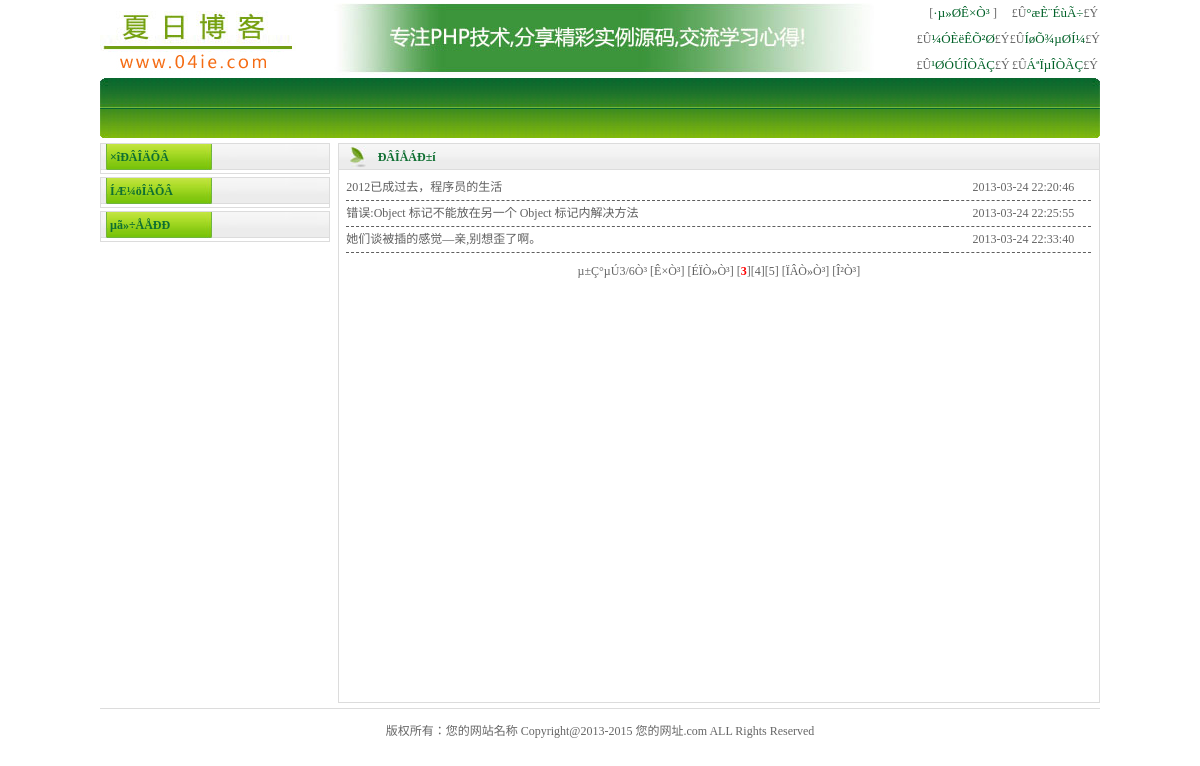
Screenshot of /Art_List.php?cid=3&page=3 with the database file from the repository.
### tables this page shows
CREATE TABLE `newscontent` (
  `newsid` int(4) NOT NULL auto_increment COMMENT '文章ID',
  `newstypeid` int(4) NOT NULL COMMENT '类型ID',
  `newstitle` varchar(100) NOT NULL COMMENT '文章标题',
  `keywords` varchar(225) default NULL COMMENT '文章关键词',
  `description` text COMMENT '文章描述',
  `newspic` varchar(100) default NULL COMMENT '文章图片',
  `hits` int(11) default '1' COMMENT '文章点击数',
  `is_hot` int(4) default NULL COMMENT '是否推荐',
  `is_top` int(4) default NULL COMMENT '是否置顶',
  `content` text,
  `newspath` varchar(100) NOT NULL,
  `newssource` varchar(100) NOT NULL,
  `newstime` datetime NOT NULL,
  PRIMARY KEY  (`newsid`),
  KEY `newstypeid` (`newstypeid`),
  CONSTRAINT `newscontent_ibfk_1` FOREIGN KEY (`newstypeid`) REFERENCES `newstype` (`newstypeid`)
);

CREATE TABLE `system` (
  `name` varchar(225) default NULL COMMENT '网站名称',
  `title` varchar(225) default NULL COMMENT '标题',
  `keywords` varchar(225) default NULL COMMENT '关键字',
  `smalltext` varchar(225) default NULL COMMENT '网站描述',
  `url` varchar(80) default NULL COMMENT '网站地址',
  `copyright` text COMMENT '版权信息'
);

### include/config.php (called while the page is built)
<?php
$mydbhost="localhost";
$mydbuser="mawenjun";
$mydbpw  ="198217";
$mydbname="phphtml";
$conn    ="";
$mydbcharset="gb2312";
?>

### include/global.php (called while the page is built, shortened)
<?php
require_once (XXCMS_ROOT . "include/config.php");
require_once ("Mysql.Class.php");
require_once ("Page.Class.php");
$db = new mysql ( $mydbhost, $mydbuser, $mydbpw, $mydbname, $conn, $mydbcharset );
?>

### Art_List.php (the view, shortened to what this page needs)
<?php
require_once ("include/global.php");
?>
<html xmlns="http://www.w3.org/1999/xhtml">
<head>
<link href="image/style.css" rel="stylesheet" type="text/css" />
</head>
<body>
	<table width="1000" border="0" align="center" cellpadding="0"
		cellspacing="0">
		<tr>
			<td width="196"><a href="<?php echo $db->ly_system("system",5)?>"
				title="<?php echo $db->ly_system("system",1)?>" target="_blank"><img
					src="image/xxcms_logo.jpg" width="196" height="73" border="0"></a></td>
			<td width="616" align="center"><img src="image/xxcms_ad.jpg"
				width="540" height="73"></td>
			<td width="188"><table width="90%" border="0" align="right"
					cellpadding="0" cellspacing="0">
					<tr>
						<td width="49%" align="center">[<a href="index.php"
							class="xx_menu_top">·µ»ØÊ×Ò³ </a>]
						</td>
						<td width="51%" align="center">£Û<a href="group/2.html"
							target="_blank" class="xx_menu_top">°æÈ¨ÉùÃ÷</a>£Ý
						</td>
					</tr>
					<tr>
						<td align="center">£Û<a href="#" class="xx_menu_top">¼ÓÈëÊÕ²Ø</a>£Ý
						</td>
						<td align="center">£Û<a href="group/3.html" target="_blank"
							class="xx_menu_top">ÍøÕ¾µØÍ¼</a>£Ý
						</td>
					</tr>
					<tr>
						<td align="center">£Û<a href="group/1.html" target="_blank"
							class="xx_menu_top">¹ØÓÚÎÒÃÇ</a>£Ý
						</td>
						<td align="center">£Û<a href="group/4.html" target="_blank"
							class="xx_menu_top">ÁªÏµÎÒÃÇ</a>£Ý
						</td>
					</tr>
				</table></td>
		</tr>
	</table>
	<table width="1000" border="0" align="center" cellpadding="0"
		cellspacing="0" class="menu">
		<tr>
			<td width="10" align="left" background="image/xxcms_bg_menu.jpg"><img
				src="image/xxcms_left_menu.jpg" width="8" height="60"></td>
			<td width="979" align="center" valign="middle"
				background="image/xxcms_bg_menu.jpg"></td>
			<td width="11" align="right" background="image/xxcms_bg_menu.jpg"><img
				src="image/xxcms_right_menu.jpg" width="8" height="60"></td>
		</tr>
	</table>
	<table width="1000" border="0" align="center" cellpadding="0"
		cellspacing="0">
		<tr>
			<td height="5"></td>
		</tr>
	</table>
	<table width="1000" border="0" align="center" cellpadding="0"
		cellspacing="0">
		<tr>
			<td width="230" height="192" align="center" valign="top"><table
					width="100%" border="0" cellpadding="0" cellspacing="0"
					class="xxcms_border">
					<tr>
						<td height="26" background="image/xxcms_hdp.jpg"
							class="xxcms_title">&nbsp;&nbsp;&nbsp;×îÐÂÎÄÕÂ</td>
					</tr>
					<tr>
						<td>
							<table width="100%" border="0" align="center" cellpadding="0"
								cellspacing="0">
								<tr>
									<td height="3"></td>
								</tr>
							</table></td>
					</tr>
				</table>
				<table width="100%" border="0" align="center" cellpadding="0"
					cellspacing="0">
					<tr>
						<td height="3"></td>
					</tr>
				</table>
				<table width="100%" border="0" cellpadding="0" cellspacing="0"
					class="xxcms_border">
					<tr>
						<td height="26" background="image/xxcms_hdp.jpg"
							class="xxcms_title">&nbsp;&nbsp;&nbsp;ÍÆ¼öÎÄÕÂ</td>
					</tr>
					<tr>
						<td>
							<table width="100%" border="0" align="center" cellpadding="0"
								cellspacing="0">
								<tr>
									<td height="3"></td>
								</tr>
							</table></td>
					</tr>
				</table>
				<table width="100%" border="0" align="center" cellpadding="0"
					cellspacing="0">
					<tr>
						<td height="3"></td>
					</tr>
				</table>
				<table width="100%" border="0" cellpadding="0" cellspacing="0"
					class="xxcms_border">
					<tr>
						<td height="26" background="image/xxcms_hdp.jpg"
							class="xxcms_title">&nbsp;&nbsp;&nbsp;µã»÷ÅÅÐÐ</td>
					</tr>
					<tr>
						<td>
							<table width="100%" border="0" align="center" cellpadding="0"
								cellspacing="0">
								<tr>
									<td height="3"></td>
								</tr>
							</table></td>
					</tr>
				</table></td>
			<td align="center" valign="top"><table width="99%" height="560"
					border="0" align="right" cellpadding="0" cellspacing="0"
					class="xxcms_border">
					<tr>
						<td height="414" valign="top"><table width="100%" border="0"
								align="center" cellpadding="0" cellspacing="0">
								<tr>
									<td width="39" height="26" align="center"
										background="image/xxcms_bg_t.jpg"><img
										src="image/xxcms_arr.jpg" width="16" height="22"></td>
									<td align="left" background="image/xxcms_bg_t.jpg"
										class="xxcms_title">ÐÂÎÅÁÐ±í</td>
								</tr>
							</table>
							<table width="100%" border="0" align="center" cellpadding="0"
								cellspacing="0">
								<tr>
									<td height="5"></td>
								</tr>
							</table>
							<table width="98%" border="0" align="center" cellpadding="0"
								cellspacing="0">
		  <?php
				$sql = "select * from newscontent where newstypeid='" . intval ( $_GET ["cid"] ) . "' order by newsid desc";
				$queryc = mysql_query ( $sql );
				$nums = mysql_num_rows ( $queryc );
				$each_disNums = 3;
				$sub_pages = 3;
				$subPage_link = "Art_List.php?cid=$_GET[cid]&page=";
				$subPage_type = 2;
				$current_page = $_GET ['page'] != "" ? $_GET ['page'] : 1;
				$currentNums = ($current_page - 1) * $each_disNums;
				$sql = "select * from newscontent where newstypeid='" . intval ( $_GET ["cid"] ) . "' limit $currentNums,$each_disNums";
				$query = mysql_query ( $sql );
				while ( $row = mysql_fetch_assoc ( $query ) ) {
					?>
            <tr>
									<td height="25" align="left" class="line"><a
										href="news/<?php echo $row["newspath"]?>"
										title="<?php echo $row["newstitle"] ?>" target="_blank"><?php echo $row["newstitle"] ?></a>&nbsp;</td>
									<td width="145" align="center" class="line">&nbsp;&nbsp; <?php echo $row["newstime"]?></td>
								</tr>
<?php  } ?>
            </table>
							<table width="100%" border="0" align="center" cellpadding="0"
								cellspacing="1" bordercolor="#000000">
								<tr>
									<td height="35" align="center"><?php $pg=new SubPages($each_disNums,$nums,$current_page,$sub_pages,$subPage_link,$subPage_type);?></td>
								</tr>
							</table></td>
					</tr>
				</table></td>
		</tr>
	</table>
	<table width="1000" border="0" align="center" cellpadding="0"
		cellspacing="0">
		<tr>
			<td height="5"></td>
		</tr>
	</table>
	<table width="1000" border="0" align="center" cellpadding="0"
		cellspacing="0" bgcolor="#DCDCDC">
		<tr>
			<td height="1"></td>
		</tr>
	</table>
	<table width="1000" border="0" align="center" cellpadding="0"
		cellspacing="0">
		<tr>
			<td height="45" align="center"><?php echo $db->ly_system("system",6)?></td>
		</tr>
	</table>
</body>
</html>

### lib/Mysql.Class.php (shortened to what this page needs)
<?php
class mysql {
	private $db_host;
	private $db_user;
	private $db_pwd;
	private $conn;
	private $result;
	private $show_error = true;
	public function __construct($db_host, $db_user, $db_pwd, $db_database, $conn, $coding) {
		$this->db_host = $db_host;
		$this->db_user = $db_user;
		$this->db_pwd = $db_pwd;
		$this->db_database = $db_database;
		$this->conn = $conn;
		$this->coding = $coding;
	}
	public function connect() {
		if ($this->conn == "pconn") {
			$this->conn = mysql_pconnect ( $this->db_host, $this->db_user, $this->db_pwd );
		} else {
			$this->conn = mysql_connect ( $this->db_host, $this->db_user, $this->db_pwd );
		}
	}
	public function query($sql) {
		$this->sql = $sql;
		$result = mysql_query ( $this->sql, $this->conn );
		if (! $result) {
			if ($this->show_error) {
				$this->show_error ( "´íÎóSQLÓï¾ä£º", $this->sql );
			}
		} else {
			$this->result = $result;
		}
		return $this->result;
	}
	public function ly_system($table, $sort) {
		$sql = "SELECT * FROM $table";
		$rs = $this->query ( $sql );
		while ( $rows = mysql_fetch_assoc ( $rs ) ) {
			switch ($sort) {
				case 1 :
					echo $rows ["name"];
					break;
				case 2 :
					echo $rows ["title"];
					break;
				case 3 :
					echo $rows ["keywords"];
					break;
				case 4 :
					echo $rows ["smalltext"];
					break;
				case 5 :
					echo $rows ["url"];
					break;
				default :
					echo $rows ["copyright"];
			}
		}
	}
}
?>

### image/style.css (style rules this page uses)
body,td,th { font-family: ����;font-size: 9pt;color: #666666; }
body { margin-left: 0px;margin-top: 0px;margin-right: 0px;margin-bottom: 0px;background-color: #FFFFFF;line-height:20px; }
table td { line-height:25px; }
a:link { color: #5F5F5F;text-decoration: none; }
a.xx_menu_top:link { color: #006128;text-decoration: none;font-family: 12;font-size: 13px; }
.menu td { color:#FFFFFF;font-size:12px; }
.xxcms_title { font-weight: bold; color: #0F6F32; }
.xxcms_border { border: 1px solid #DCDCDC; }
.line { border-top-width: 1px; border-right-width: 1px; border-bottom-width: 1px; border-left-width: 1px; border-bottom-style: dashed; border-top-color: #5F5F5F; border-right-color: #5F5F5F; border-bottom-color: #5F5F5F; border-left-color: #5F5F5F; }

### rows the page displays
newscontent: newstitle "2012已成过去，程序员的生活", newstime "2013-03-24 22:20:46"
newscontent: newstitle "错误:Object 标记不能放在另一个 Object 标记内解决方法", newstime "2013-03-24 22:25:55"
newscontent: newstitle "她们谈被插的感觉―亲,别想歪了啊。", newstime "2013-03-24 22:33:40"
system: copyright "版权所有：您的网站名称 Copyright@2013-2015 您的网址.com ALL Rights Reserved"

### other values shown
$subPageCss2Str "µ±Ç°µÚ3/6Ò³"
$s "3"
$s "4"
$s "5"
